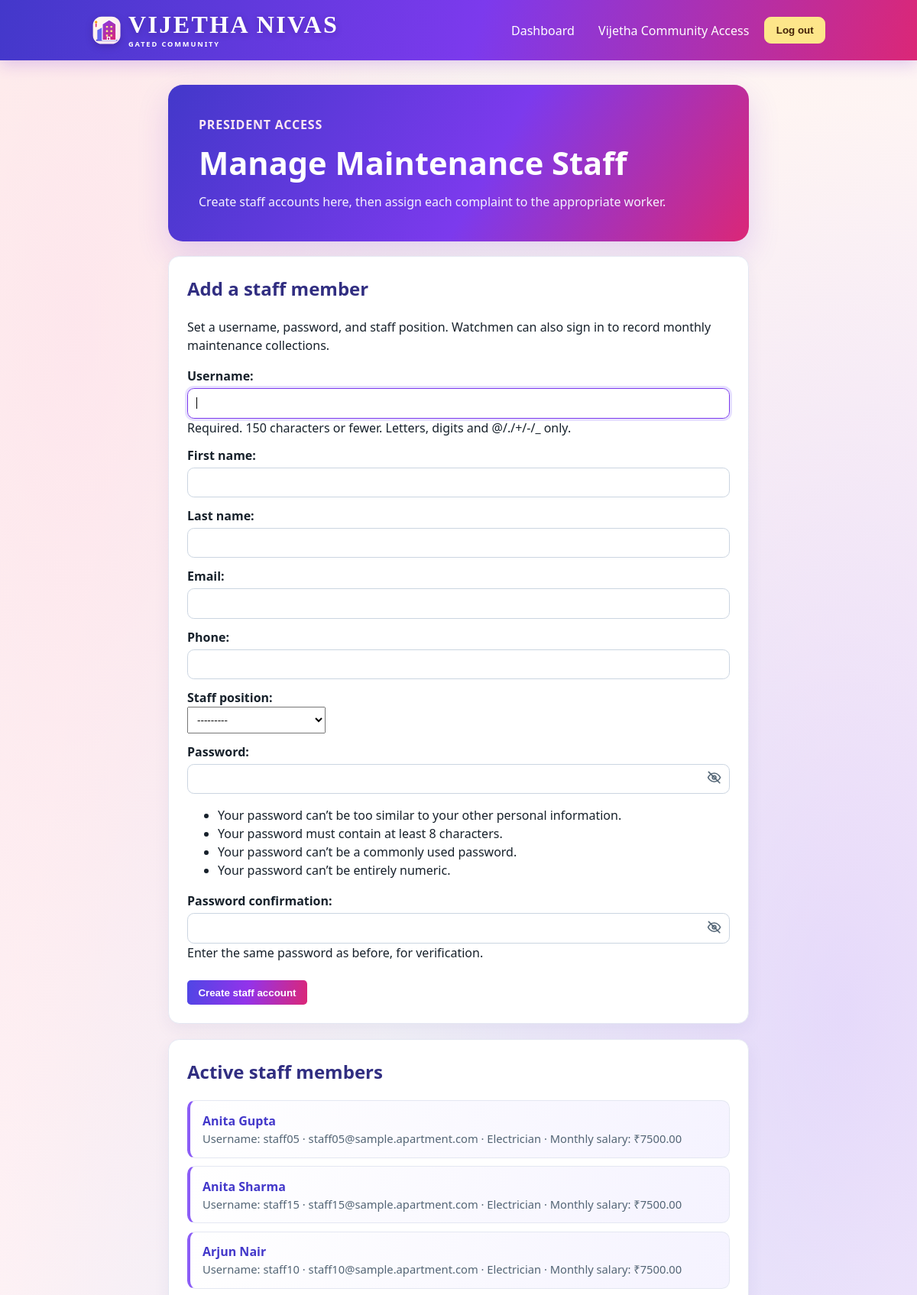
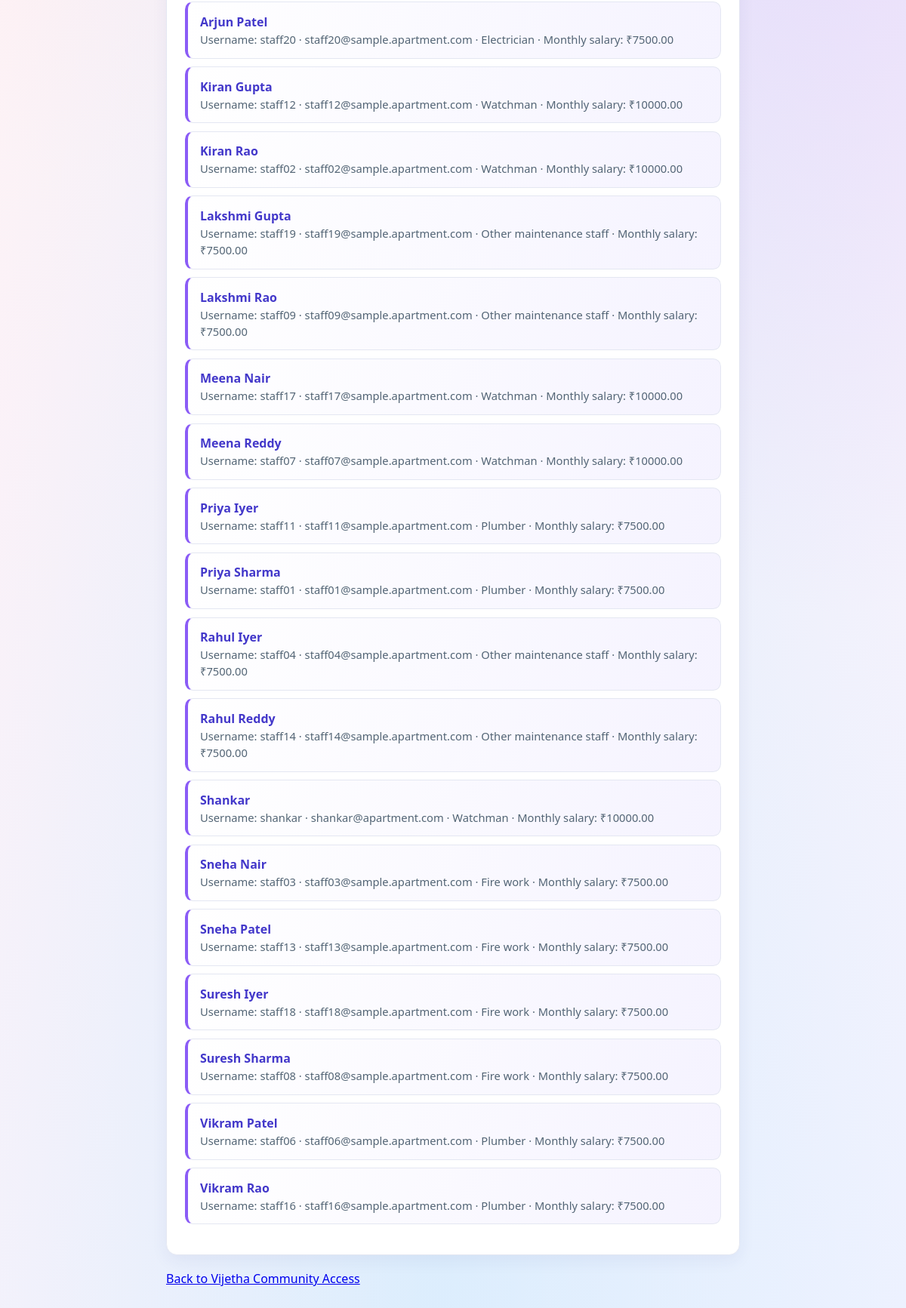
/community-access/staff/ (signed in), run on the app's committed database (2 pictures, top to bottom).
### complaints/models.py (models this page shows, shortened)
class User(AbstractUser):
    class Role(models.TextChoices):
        RESIDENT = "resident", "Resident"
        STAFF = "staff", "Maintenance Staff"
        ADMIN = "admin", "Administrator"
    class StaffPosition(models.TextChoices):
        ELECTRICIAN = "electrician", "Electrician"
        PLUMBER = "plumber", "Plumber"
        WATCHMAN = "watchman", "Watchman"
        FIRE_WORK = "fire_work", "Fire work"
        OTHER = "other", "Other maintenance staff"
    email = models.EmailField(unique=True)
    phone = models.CharField(max_length=30, blank=True)
    role = models.CharField(max_length=10, choices=Role.choices, default=Role.RESIDENT)
    salary = models.DecimalField(
        max_digits=10,
        decimal_places=2,
        default=Decimal("0.00"),
        validators=[MinValueValidator(Decimal("0.00"))],
    )
    staff_position = models.CharField(
        max_length=20,
        choices=StaffPosition.choices,
        blank=True,
    )

### complaints/views.py (the view, shortened to what this page needs)
# urls.py: path("community-access/staff/", views.community_staff, name="community_staff"),
@login_required(login_url="community_access_login")
def community_staff(request):
    if request.user.role != User.Role.ADMIN and not request.user.is_superuser:
        raise PermissionDenied("Only apartment administrators can manage maintenance staff.")
    form = MaintenanceStaffCreationForm(
        data=request.POST if request.method == "POST" else None,
    )
    staff_members = list(
        User.objects.filter(
            role=User.Role.STAFF,
            is_active=True,
        ).order_by("first_name", "last_name", "username")
    )
    return render(
        request,
        "complaints/community_staff.html",
        {
            "form": form,
            "staff_members": staff_members,
        },
    )

### complaints/forms.py (shortened to what this page needs)
class MaintenanceStaffCreationForm(UserCreationForm):
    class Meta(UserCreationForm.Meta):
        model = User
        fields = (
            "username",
            "first_name",
            "last_name",
            "email",
            "phone",
            "staff_position",
        )

### templates/complaints/community_staff.html (shortened to what this page needs)
{% extends "complaints/base.html" %}
{% block content %}
<div class="staff-management">
    <section class="staff-management-hero">
        <p>PRESIDENT ACCESS</p>
        <h1>Manage Maintenance Staff</h1>
        <span>Create staff accounts here, then assign each complaint to the appropriate worker.</span>
    </section>
    <section class="staff-management-card">
        <h2>Add a staff member</h2>
        <p>Set a username, password, and staff position. Watchmen can also sign in to record monthly maintenance collections.</p>
        <form class="staff-management-form" method="post">
            {{ form.as_p }}
            <button type="submit">Create staff account</button>
        </form>
    </section>
    <section class="staff-management-card">
        <h2>Active staff members</h2>
        {% if staff_members %}
            <ul class="staff-management-list">
                {% for staff_member in staff_members %}
                    <li>
                        <strong>{{ staff_member.get_full_name|default:staff_member.username }}</strong>
                        <span>Username: {{ staff_member.username }} · {{ staff_member.email }} · {{ staff_member.get_staff_position_display|default:"Maintenance staff" }} · Monthly salary: ₹{{ staff_member.salary|floatformat:2 }}</span>
                    </li>
                {% endfor %}
            </ul>
        {% else %}
            <p class="staff-management-empty">No active maintenance staff yet. Create an account above to enable complaint assignments.</p>
        {% endif %}
    </section>
    <p><a href="{% url 'community_access' %}">Back to Vijetha Community Access</a></p>
</div>
{% endblock %}

### templates/complaints/base.html (shortened to what this page needs)
<!doctype html>
<html lang="en">
<head>
</head>
<body>
<header>
    <a href="{% url 'community_information' %}">
        <strong class="brand-name">Vijetha Nivas<span class="brand-tagline">GATED COMMUNITY</span></strong>
    </a>
    {% if user.is_authenticated %}
        <a href="{% url 'dashboard' %}">Dashboard</a>
        {% if user.role == "admin" or user.is_superuser %}
            <a href="{% url 'community_access' %}">Vijetha Community Access</a>
        {% elif user.role == "staff" %}
            <a href="{% url 'staff_portal' %}">Staff work portal</a>
            {% if user.can_manage_maintenance_collection %}
                <a href="{% url 'maintenance_collection' %}">Maintenance collection</a>
            {% endif %}
        {% elif user.is_staff %}
            <a href="{% url 'admin:index' %}">Admin</a>
        {% endif %}
        <form action="{% url 'logout' %}" method="post" style="display:inline">
            <button type="submit">Log out</button>
        </form>
    {% else %}
        {% if request.resolver_match.url_name != "community_information" %}
            <a href="{% url 'login' %}">Log in</a>
        {% endif %}
        <a href="{% url 'staff_login' %}">Staff login</a>
        <a href="{% url 'community_access_login' %}">President access</a>
    {% endif %}
</header>
<main>
    {% block content %}{% endblock %}
</main>
</body>
</html>

### templates/complaints/base.html (style rules this page uses)
body { font: 16px/1.5 system-ui, sans-serif; margin: 0; color: #17212b; background: radial-gradient(ellipse at 8% 12%, #fbcfe866, transparent 34rem), radial-gradient(ellipse at 92% 38%, #c4b5fd66, transparent 38rem), radial-gradient(ellipse at 48% 100%, #bae6fd66, transparent 42rem), linear-gradient(135deg, #fff7ed, #fdf2f8 48%, #eef2ff); background-attachment: fixed; }
header { display: flex; align-items: center; flex-wrap: wrap; gap: .55rem; padding: .8rem max(1rem, calc((100% - 960px) / 2)); background: linear-gradient(105deg, #4338ca 0%, #7c3aed 52%, #db2777 100%); color: white; box-shadow: 0 .35rem 1.2rem #6d28d933; }
header a { padding: .45rem .7rem; border-radius: .55rem; color: white; text-decoration: none; }
header > a:first-child { display: inline-flex; align-items: center; gap: .55rem; margin-right: auto; padding: .2rem .8rem .2rem 0; font-size: clamp(1.55rem, 3.5vw, 2rem); font-family: "Palatino Linotype", "Book Antiqua", Georgia, serif; font-weight: 700; letter-spacing: .075em; text-transform: uppercase; text-shadow: 0 2px 8px #2e106555; }
.brand-apartment-logo { width: 2.45rem; height: 2.45rem; flex: 0 0 auto; filter: drop-shadow(0 3px 5px #2e106555); }
.brand-name { display: flex; flex-direction: column; line-height: 1.05; }
.brand-tagline { margin-top: .22rem; font: 600 .58rem/1.1 system-ui, sans-serif; letter-spacing: .2em; text-shadow: none; }
header form { margin: 0; }
header button { padding: .55rem .9rem; border: 1px solid #fde68a; border-radius: .55rem; background: #fde68a; color: #422006; font-weight: 700; }
main { max-width: 960px; margin: 2rem auto; padding: 0 1rem; }
label { display: block; font-weight: 600; margin-top: .75rem; }
input, select, textarea { max-width: 100%; padding: .5rem; }
button, .button { display: inline-block; padding: .55rem .9rem; border: 0; border-radius: .3rem; background: #176b87; color: white; text-decoration: none; cursor: pointer; }
.password-input-wrap input { width: 100%; box-sizing: border-box; padding-right: 2.8rem; }

### templates/complaints/community_staff.html (style rules this page uses)
.staff-management { max-width: 760px; margin: 0 auto; padding-bottom: 2rem; }
.staff-management-hero { padding: clamp(1.5rem, 5vw, 2.5rem); border-radius: 1.2rem; color: #fff; background: linear-gradient(120deg, #4338ca, #7c3aed 55%, #db2777); box-shadow: 0 1rem 2.5rem #6d28d92b; }
.staff-management-hero p { margin: 0 0 .4rem; color: #fce7f3; font-weight: 700; letter-spacing: .05em; }
.staff-management-hero h1 { margin: 0; font-size: clamp(1.8rem, 4vw, 2.6rem); }
.staff-management-hero span { display: block; margin-top: .5rem; color: #f5f3ff; }
.staff-management-card { margin: 1.2rem 0; padding: clamp(1rem, 4vw, 1.5rem); border: 1px solid #e4e7f2; border-radius: .9rem; background: #fff; box-shadow: 0 .45rem 1.3rem #312e8110; }
.staff-management-card h2 { margin-top: 0; color: #312e81; }
.staff-management-form p { margin: .75rem 0; }
.staff-management-form input { box-sizing: border-box; width: 100%; margin-top: .25rem; padding: .7rem; border: 1px solid #cbd5e1; border-radius: .55rem; background: #fff; }
.staff-management-form > button { margin-top: .75rem; background: linear-gradient(100deg, #4f46e5, #9333ea, #db2777); font-weight: 700; }
.staff-management-list { display: grid; gap: .65rem; padding: 0; list-style: none; }
.staff-management-list li { padding: .85rem 1rem; border: 1px solid #e4e7f2; border-left: 4px solid #8b5cf6; border-radius: .65rem; background: linear-gradient(110deg, #fff, #f5f3ff); }
.staff-management-list strong, .staff-management-list span { display: block; }
.staff-management-list strong { color: #4338ca; }
.staff-management-list span { color: #536575; font-size: .92rem; }

### data on the page
User: get_full_name "Anita Gupta", username "staff05", email "staff05@sample.apartment.com", staff_position "Electrician", salary "7500.00"
User: get_full_name "Anita Sharma", username "staff15", email "staff15@sample.apartment.com", staff_position "Electrician", salary "7500.00"
User: get_full_name "Arjun Nair", username "staff10", email "staff10@sample.apartment.com", staff_position "Electrician", salary "7500.00"
User: get_full_name "Arjun Patel", username "staff20", email "staff20@sample.apartment.com", staff_position "Electrician", salary "7500.00"
User: get_full_name "Kiran Gupta", username "staff12", email "staff12@sample.apartment.com", staff_position "Watchman", salary "10000.00"
User: get_full_name "Kiran Rao", username "staff02", email "staff02@sample.apartment.com", staff_position "Watchman", salary "10000.00"
User: get_full_name "Lakshmi Gupta", username "staff19", email "staff19@sample.apartment.com", staff_position "Other maintenance staff", salary "7500.00"
User: get_full_name "Lakshmi Rao", username "staff09", email "staff09@sample.apartment.com", staff_position "Other maintenance staff", salary "7500.00"
User: get_full_name "Meena Nair", username "staff17", email "staff17@sample.apartment.com", staff_position "Watchman", salary "10000.00"
User: get_full_name "Meena Reddy", username "staff07", email "staff07@sample.apartment.com", staff_position "Watchman", salary "10000.00"
User: get_full_name "Priya Iyer", username "staff11", email "staff11@sample.apartment.com", staff_position "Plumber", salary "7500.00"
User: get_full_name "Priya Sharma", username "staff01", email "staff01@sample.apartment.com", staff_position "Plumber", salary "7500.00"
User: get_full_name "Rahul Iyer", username "staff04", email "staff04@sample.apartment.com", staff_position "Other maintenance staff", salary "7500.00"
User: get_full_name "Rahul Reddy", username "staff14", email "staff14@sample.apartment.com", staff_position "Other maintenance staff", salary "7500.00"
User: get_full_name "Shankar", username "shankar", email "shankar@apartment.com", staff_position "Watchman", salary "10000.00"
User: get_full_name "Sneha Nair", username "staff03", email "staff03@sample.apartment.com", staff_position "Fire work", salary "7500.00"
User: get_full_name "Sneha Patel", username "staff13", email "staff13@sample.apartment.com", staff_position "Fire work", salary "7500.00"
User: get_full_name "Suresh Iyer", username "staff18", email "staff18@sample.apartment.com", staff_position "Fire work", salary "7500.00"
User: get_full_name "Suresh Sharma", username "staff08", email "staff08@sample.apartment.com", staff_position "Fire work", salary "7500.00"
User: get_full_name "Vikram Patel", username "staff06", email "staff06@sample.apartment.com", staff_position "Plumber", salary "7500.00"
User: get_full_name "Vikram Rao", username "staff16", email "staff16@sample.apartment.com", staff_position "Plumber", salary "7500.00"
